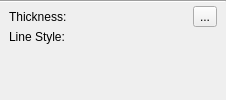
<?xml version="1.0" encoding="UTF-8"?>
<ui version="4.0">
 <class>KoStrokeConfigWidget</class>
 <widget class="QWidget" name="KoStrokeConfigWidget">
  <property name="geometry">
   <rect>
    <x>0</x>
    <y>0</y>
    <width>226</width>
    <height>100</height>
   </rect>
  </property>
  <layout class="QVBoxLayout" name="verticalLayout">
   <property name="spacing">
    <number>3</number>
   </property>
   <property name="leftMargin">
    <number>0</number>
   </property>
   <property name="topMargin">
    <number>0</number>
   </property>
   <property name="rightMargin">
    <number>0</number>
   </property>
   <property name="bottomMargin">
    <number>0</number>
   </property>
   <item>
    <layout class="QVBoxLayout" name="fillConfigWidgetLayout"/>
   </item>
   <item>
    <widget class="Line" name="thicknessLineBreak">
     <property name="orientation">
      <enum>Qt::Horizontal</enum>
     </property>
    </widget>
   </item>
   <item>
    <layout class="QHBoxLayout" name="thicknessLayout">
     <property name="leftMargin">
      <number>9</number>
     </property>
     <property name="rightMargin">
      <number>9</number>
     </property>
     <item>
      <widget class="QLabel" name="thicknessLabel">
       <property name="text">
        <string>Thickness:</string>
       </property>
      </widget>
     </item>
     <item>
      <widget class="KisDoubleParseUnitSpinBox" name="lineWidth" native="true"/>
     </item>
     <item>
      <widget class="QToolButton" name="capNJoinButton">
       <property name="text">
        <string>...</string>
       </property>
      </widget>
     </item>
    </layout>
   </item>
   <item>
    <layout class="QHBoxLayout" name="lineStyleLayout">
     <property name="leftMargin">
      <number>9</number>
     </property>
     <property name="rightMargin">
      <number>9</number>
     </property>
     <item>
      <widget class="QLabel" name="strokeStyleLabel">
       <property name="text">
        <string>Line Style:</string>
       </property>
      </widget>
     </item>
     <item>
      <widget class="KoLineStyleSelector" name="lineStyle" native="true"/>
     </item>
    </layout>
   </item>
   <item>
    <layout class="QHBoxLayout" name="markerLayout">
     <property name="leftMargin">
      <number>9</number>
     </property>
     <property name="rightMargin">
      <number>9</number>
     </property>
    </layout>
   </item>
   <item>
    <spacer name="verticalSpacer_2">
     <property name="orientation">
      <enum>Qt::Vertical</enum>
     </property>
     <property name="sizeHint" stdset="0">
      <size>
       <width>20</width>
       <height>40</height>
      </size>
     </property>
    </spacer>
   </item>
  </layout>
 </widget>
 <customwidgets>
  <customwidget>
   <class>KisDoubleParseUnitSpinBox</class>
   <extends>QWidget</extends>
   <header>kis_double_parse_unit_spin_box.h</header>
  </customwidget>
  <customwidget>
   <class>KoLineStyleSelector</class>
   <extends>QWidget</extends>
   <header>KoLineStyleSelector.h</header>
  </customwidget>
 </customwidgets>
 <resources/>
 <connections/>
</ui>
